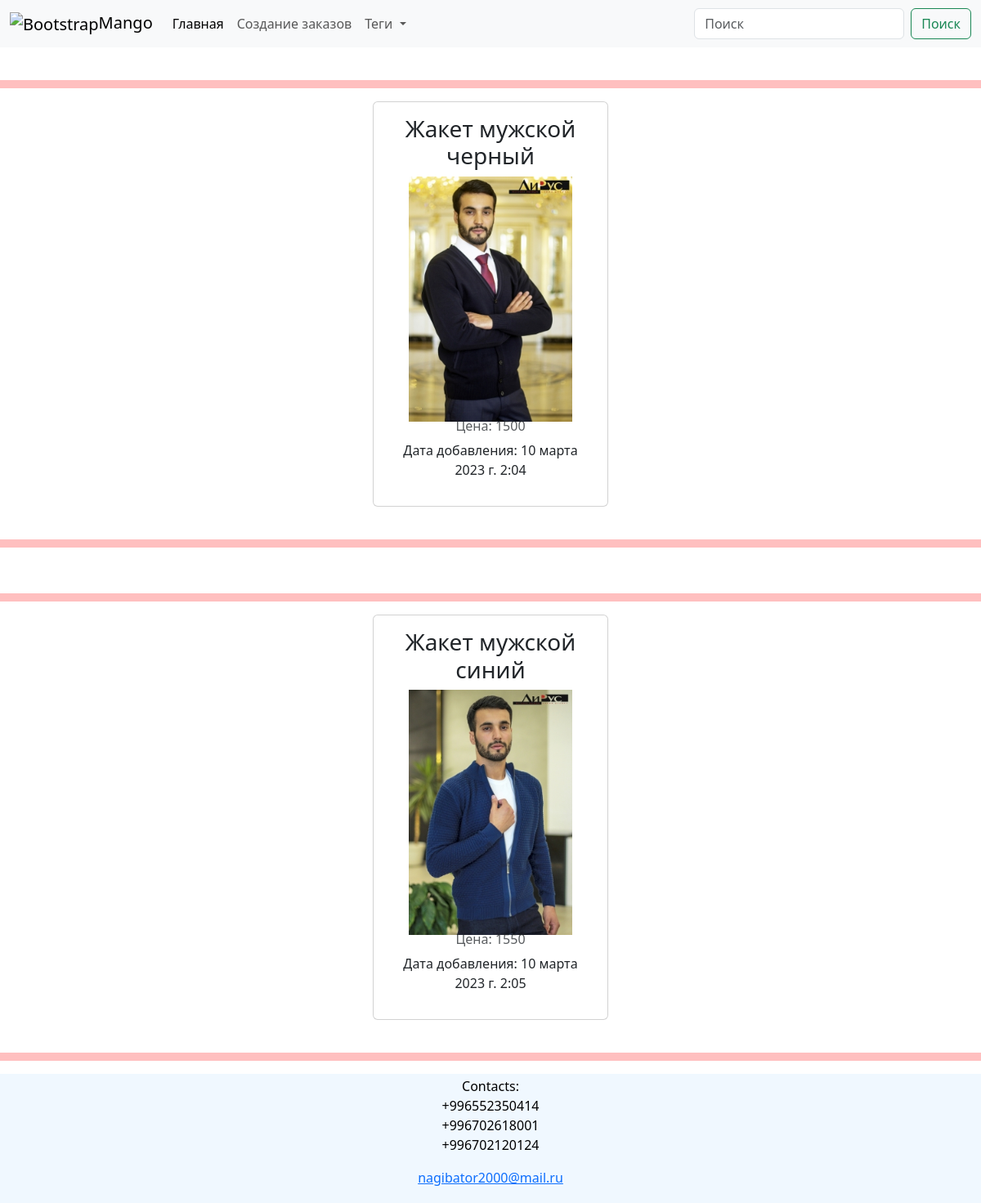
Page /cloth_three_tag/ on the committed database.
### cloth/models.py (models this page shows, shortened)
class ProductCL(models.Model):
    class Meta:
        verbose_name = "Одежда"
        verbose_name_plural = "Одежда"
    name = models.CharField('Название одежды', max_length=50)
    image = models.ImageField('Картинка', upload_to='', null=True)
    price = models.PositiveIntegerField('Цена')
    date_created = models.DateTimeField(auto_now_add=True)
    tags = models.ManyToManyField(TagCL)

### cloth/views.py (the view)
# urls.py: path("cloth_three_tag/", views.ProductTagThirdView.as_view(), name="third_tag"),
class ProductTagThirdView(ListView):
    queryset = models.ProductCL.objects.filter(tags__name="Верхняя одежда")
    template_name = "product_tag_third.html"
    def get_queryset(self):
        return models.ProductCL.objects.filter(tags__name="Верхняя одежда")

### templates/product_tag_third.html
{% include 'header.html' %}
<center>
    {% for i in object_list %}
    <br>
    <hr>
<div class="card" style="width: 18rem;">
  <div class="card-body">
    <h3 class="card-title">{{i.name}}</h3>
    <img src="{{i.image.url}}" alt="" width="200" height="300">
    <h6 class="card-subtitle mb-2 text-muted">Цена: {{i.price}}</h6>
    <p> Дата добавления: {{i.date_created}} </p>
  </div>
</div>
    <br>
    <hr>
    {% endfor %}
</center>
{% include 'footer.html' %}

### static/css/style_cloth.css (style rules this page uses)
body { background: url("https://sputnik.kg/img/07e4/08/1c/1049455490_0:134:1280:858_1920x0_80_0_0_e807bdd3c07605a9d24da444ed7b7900.jpg"); }
hr { border: none; color: red; background-color: red; height: 10px; }

### rows in the picture
ProductCL: name "Жакет мужской черный", image (picture), price "1500", date_created "10 марта 2023 г. 2:04"
ProductCL: name "Жакет мужской синий", image (picture), price "1550", date_created "10 марта 2023 г. 2:05"
